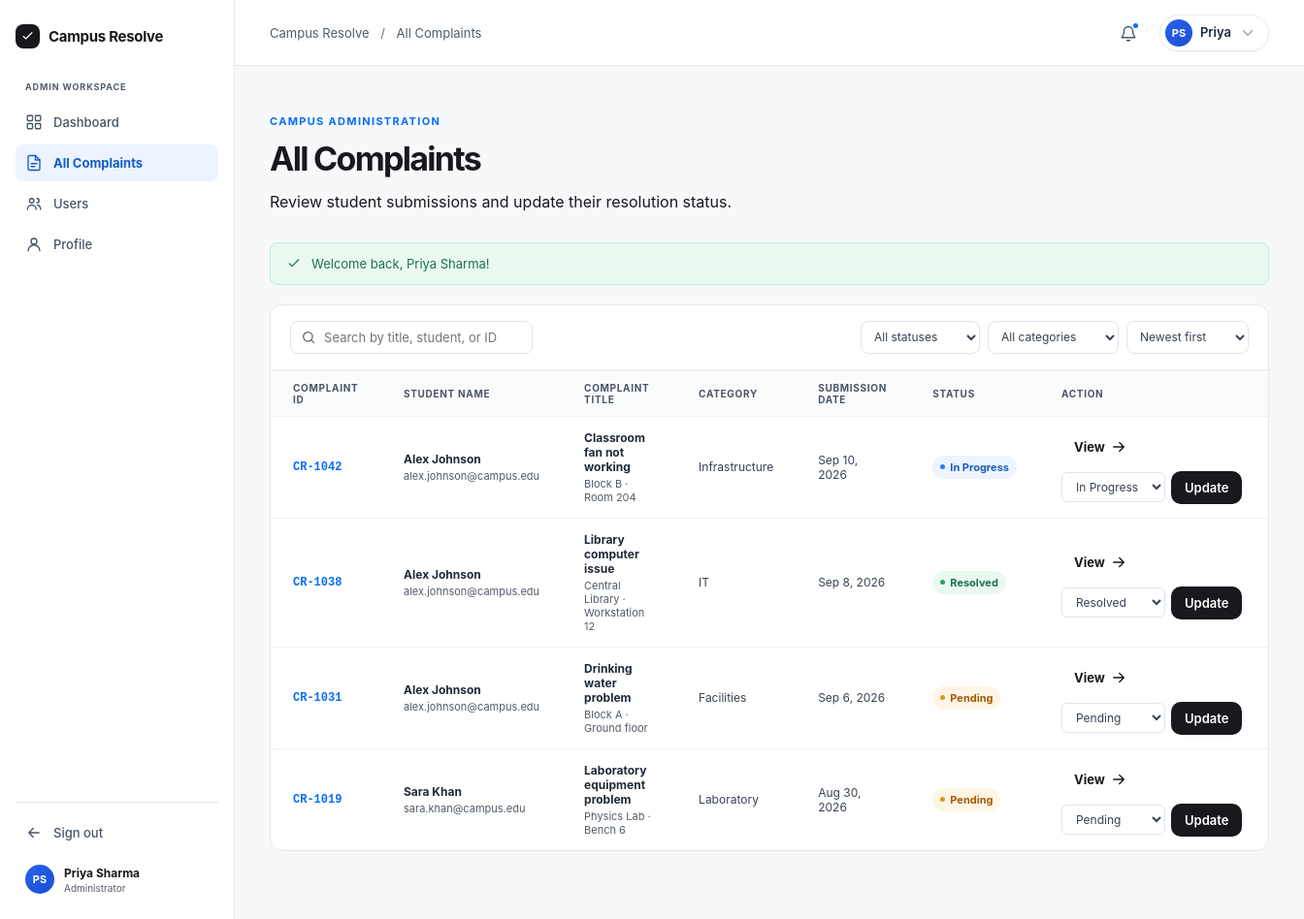
/admin/complaints.php (signed in), run on the app's committed database.
### tables this page shows
CREATE TABLE `complaints` (
  `id` INT AUTO_INCREMENT PRIMARY KEY,
  `complaint_code` VARCHAR(20) NOT NULL UNIQUE,
  `user_id` INT NOT NULL,
  `title` VARCHAR(200) NOT NULL,
  `category` ENUM('Infrastructure', 'IT', 'Facilities', 'Laboratory', 'Other') NOT NULL,
  `location` VARCHAR(150) NOT NULL,
  `description` TEXT NOT NULL,
  `attachment` VARCHAR(255) DEFAULT NULL,
  `status` ENUM('Pending', 'In Progress', 'Resolved', 'Rejected') NOT NULL DEFAULT 'Pending',
  `created_at` DATETIME NOT NULL DEFAULT CURRENT_TIMESTAMP,
  `updated_at` DATETIME NOT NULL DEFAULT CURRENT_TIMESTAMP ON UPDATE CURRENT_TIMESTAMP,
  CONSTRAINT `fk_complaints_user` FOREIGN KEY (`user_id`) REFERENCES `users` (`id`) ON DELETE CASCADE
);

### includes/auth_check_admin.php (called while the page is built, shortened)
<?php
require_once __DIR__ . '/auth.php';
$base = $base ?? '../';

### includes/auth.php (called while the page is built, shortened)
<?php
function get_flash(bool $clearCache = false): ?array {
    static $cached = null;
    if (isset($_SESSION['flash'])) {
        $cached = $_SESSION['flash'];
    }
    return $cached;
}

### admin/complaints.php (the view, shortened to what this page needs)
<?php
$base = '../';
require_once __DIR__ . '/../config/db_connect.php';
require_once __DIR__ . '/../includes/auth.php';
require_once __DIR__ . '/../includes/auth_check_admin.php';
require_once __DIR__ . '/../includes/helpers.php';
$flash = get_flash();
$stmt = $pdo->prepare("
    SELECT
        c.id,
        c.complaint_code,
        c.user_id,
        c.title,
        c.category,
        c.location,
        c.description,
        c.status,
        c.created_at,
        c.updated_at,
        COALESCE(u.name, 'Unknown Student') AS student_name,
        COALESCE(u.email, '') AS student_email,
        COALESCE(u.user_code, '') AS student_code
    FROM `complaints` c
    LEFT JOIN `users` u ON c.user_id = u.id
    ORDER BY c.created_at DESC
");
$stmt->execute();
$complaints = $stmt->fetchAll();
function get_details_page_url(int $complaintId): string {
    if (file_exists(__DIR__ . '/complaint_details.php')) {
        return 'complaint_details.php?id=' . $complaintId;
    }
    return '#';
}
function render_complaint_status(string $status): string {
    return status_badge($status);
}
?>
<!doctype html>
<html lang="en">
  <head>
    <link rel="stylesheet" href="<?= $base ?>assets/css/styles.css?v=<?= time() ?>" />
  </head>
  <body>
    <div class="app-shell">
      <?php require __DIR__ . '/../includes/admin-sidebar.php'; ?>
      <div class="app-body">
        <?php require __DIR__ . '/../includes/header.php'; ?>
        <main id="main-content" class="app-main">
          <section class="page-head">
            <div>
              <p class="eyebrow">Campus administration</p>
              <h1>All Complaints</h1>
              <p>Review student submissions and update their resolution status.</p>
            </div>
          </section>
          <?php if ($flash): ?>
            <div class="alert-box <?= $flash['type'] === 'success' ? 'success' : 'error' ?>" role="status">
              <svg class="icon" width="16" height="16">
                <use href="<?= $base ?>icons.svg#<?= $flash['type'] === 'success' ? 'i-check' : 'i-close' ?>" />
              </svg>
              <span><?= e($flash['message']) ?></span>
            </div>
          <?php endif; ?>
          <section class="panel table-panel">
            <div class="table-controls">
              <label class="search-input">
                <svg class="icon"><use href="<?= $base ?>icons.svg#i-search" /></svg>
                <input
                  id="complaint-search"
                  placeholder="Search by title, student, or ID"
                  aria-label="Search complaints"
                />
              </label>
              <div class="filter-row">
                <select
                  data-complaint-filter="status"
                  aria-label="Filter by status"
                >
                  <option value="">All statuses</option>
                </select>
                <select
                  data-complaint-filter="category"
                  aria-label="Filter by category"
                >
                  <option value="">All categories</option>
                </select>
                <select data-complaint-sort aria-label="Sort complaints">
                  <option value="new">Newest first</option>
                </select>
              </div>
            </div>
            <div class="responsive-table">
              <table id="complaint-table" class="<?= empty($complaints) ? 'is-hidden' : '' ?>">
                <thead>
                  <tr>
                    <th>Complaint ID</th>
                    <th>Student Name</th>
                    <th>Complaint Title</th>
                    <th>Category</th>
                    <th>Submission Date</th>
                    <th>Status</th>
                    <th>Action</th>
                  </tr>
                </thead>
                <tbody>
                  <?php foreach ($complaints as $c):
                    $detailUrl = get_details_page_url((int)$c['id']);
                    $curStatus = $c['status'];
                  ?>
                    <tr
                      data-complaint-id="<?= (int)$c['id'] ?>"
                      data-status="<?= e($c['status']) ?>"
                      data-category="<?= e($c['category']) ?>"
                      data-date="<?= (int)strtotime($c['created_at']) ?>"
                    >
                      <td data-label="Complaint ID">
                        <a class="id-link" href="<?= e($detailUrl) ?>">
                          <?= e($c['complaint_code']) ?>
                        </a>
                      </td>
                      <td data-label="Student Name">
                        <strong><?= e($c['student_name']) ?></strong>
                        <small><?= e($c['student_email'] ?: $c['student_code']) ?></small>
                      </td>
                      <td data-label="Complaint Title">
                        <a href="<?= e($detailUrl) ?>" style="text-decoration: none; color: inherit;">
                          <strong><?= e($c['title']) ?></strong>
                        </a>
                        <small><?= e($c['location']) ?></small>
                      </td>
                      <td data-label="Category">
                        <?= e($c['category']) ?>
                      </td>
                      <td data-label="Submission Date">
                        <?= e(format_date($c['created_at'], true)) ?>
                      </td>
                      <td data-label="Status">
                        <?= render_complaint_status($curStatus) ?>
                      </td>
                      <td data-label="Action">
                        <div class="action-cluster">
                          <?php if ($detailUrl !== '#'): ?>
                            <a class="button small secondary view-link" href="<?= e($detailUrl) ?>">
                              View
                              <svg class="icon" width="14" height="14">
                                <use href="<?= $base ?>icons.svg#i-arrow" />
                              </svg>
                            </a>
                          <?php endif; ?>
                          <form method="POST" action="complaints.php" class="status-form">
                            <select name="status" class="status-select" aria-label="Update status for <?= e($c['complaint_code']) ?>">
                              <option value="Pending" <?= ($curStatus === 'Pending') ? 'selected' : '' ?>>Pending</option>
                              <option value="In Progress" <?= ($curStatus === 'In Progress' || $curStatus === 'Approved') ? 'selected' : '' ?>>In Progress</option>
                              <option value="Resolved" <?= ($curStatus === 'Resolved' || $curStatus === 'Completed') ? 'selected' : '' ?>>Resolved</option>
                            </select>
                            <button type="submit" class="button small primary">
                              Update
                            </button>
                          </form>
                        </div>
                      </td>
                    </tr>
                  <?php endforeach; ?>
                </tbody>
              </table>
            </div>
          </section>
        </main>
      </div>
    </div>
    <?php require __DIR__ . '/../includes/footer.php'; ?>

### includes/helpers.php (shortened to what this page needs)
<?php
function e(?string $str): string {
    return htmlspecialchars((string)$str, ENT_QUOTES, 'UTF-8');
}
function status_badge(string $status): string {
    $normalized = strtolower(trim($status));
    $cls = 'pending';
    $label = 'Pending';
    if ($normalized === 'in progress' || $normalized === 'in-progress' || $normalized === 'under review') {
        $cls = 'in-progress';
        $label = 'In Progress';
    } elseif ($normalized === 'resolved' || $normalized === 'completed') {
        $cls = 'resolved';
        $label = 'Resolved';
    } elseif ($normalized === 'rejected') {
        $cls = 'rejected';
        $label = 'Rejected';
    }
    return '<span class="status ' . e($cls) . '"><i></i>' . e($label) . '</span>';
}
function format_date(?string $datetime, bool $includeYear = false): string {
    $timestamp = strtotime($datetime);
    return date($includeYear ? 'M j, Y' : 'M j', $timestamp);
}

### assets/css/styles.css (style rules this page uses)
:root { --ink: #17191d; --muted: #69707b; --soft: #f5f6f7; --canvas: #fbfbfc; --line: #e6e8eb; --blue: #0a6ef6; --amber: #b76a00; --green: #16835d; --indigo: #4f46e5; --red: #d92d20; --ease-out: cubic-bezier(0.23, 1, 0.32, 1); --ease-in-out: cubic-bezier(0.77, 0, 0.175, 1); font-family: Inter, -apple-system, BlinkMacSystemFont, "Segoe UI", sans-serif; color: var(--ink); background: var(--canvas); font-synthesis: none; }
* { box-sizing: border-box; }
html { scroll-behavior: smooth; }
body { margin: 0; min-width: 320px; background: var(--canvas); }
button, input, textarea, select { font: inherit; }
button { cursor: pointer; }
.icon { display: inline-block; fill: none; stroke: currentColor; stroke-width: 1.8; stroke-linecap: round; stroke-linejoin: round; vertical-align: middle; }
.button { border: 1px solid transparent; border-radius: 10px; padding: 11px 16px; font-weight: 600; font-size: 14px; display: inline-flex; align-items: center; justify-content: center; gap: 8px; transition: transform 160ms var(--ease-out), background-color 180ms ease, border-color 180ms ease, color 180ms ease; text-decoration: none; }
.button.primary { background: var(--ink); color: #fff; }
.button.secondary { background: #fff; color: var(--ink); border-color: var(--line); }
.button.small { padding: 8px 13px; font-size: 13px; }
.eyebrow { color: var(--blue); text-transform: uppercase; font-size: 11px; font-weight: 750; letter-spacing: 0.12em; margin: 0 0 14px; }
.text-button, .view-link, .id-link { border: 0; background: transparent; color: var(--blue); font-size: 14px; font-weight: 650; display: inline-flex; gap: 5px; align-items: center; padding: 3px 0; text-decoration: none; }
.id-link { font-family: ui-monospace, SFMono-Regular, Consolas, monospace; font-size: 12px; }
.status { display: inline-flex; align-items: center; gap: 5px; padding: 5px 8px; border-radius: 20px; font-size: 11px; font-weight: 650; white-space: nowrap; }
.status i { width: 5px; height: 5px; border-radius: 50%; }
.status.pending { background: #fff5e7; color: #a45b00; }
.status.pending i { background: #de941e; }
.status.in-progress { background: #edf3ff; color: #1d5dbb; }
.status.in-progress i { background: #287cff; }
.status.resolved { background: #eaf8f0; color: #19734f; }
.status.resolved i { background: #26a269; }
.app-shell { min-height: 100vh; display: grid; grid-template-columns: 242px 1fr; background: #f7f8fa; }
.app-body { grid-column: 2; }
.app-main { padding: 50px 36px 70px; max-width: 1440px; margin: auto; width: 100%; }
.page-head { margin-bottom: 32px; }
.page-head h1 { font-size: 34px; letter-spacing: -0.05em; line-height: 1.05; margin: 0 0 9px; }
.panel { background: #fff; border: 1px solid var(--line); border-radius: 13px; }
.responsive-table { overflow-x: auto; }
table { border-collapse: collapse; width: 100%; min-width: 625px; }
th { text-align: left; color: #475467; font-size: 10px; text-transform: uppercase; letter-spacing: 0.07em; font-weight: 750; background: #fafbfb; padding: 11px 23px; border-top: 1px solid #eef0f2; border-bottom: 1px solid #eef0f2; }
td { padding: 14px 23px; border-bottom: 1px solid #f0f1f3; color: #374151; font-size: 12px; }
tr:last-child td { border: 0; }
td strong, td small { display: block; }
td strong { color: #1f2937; font-size: 12px; font-weight: 650; }
td small { color: #525c6a; font-size: 11px; margin-top: 3px; }
.view-link { font-size: 12px; white-space: nowrap; }
.table-panel { overflow: hidden; }
.table-controls { padding: 16px 20px; display: flex; gap: 12px; justify-content: space-between; border-bottom: 1px solid #edf0f2; }
.search-input { display: flex; align-items: center; gap: 8px; border: 1px solid #dfe3e8; border-radius: 8px; padding: 0 10px; min-width: 250px; color: #525c6a; }
.search-input input { border: 0; outline: 0; padding: 8px 0; font-size: 13px; min-width: 0; width: 100%; background: transparent; }
.filter-row { display: flex; gap: 8px; }
.filter-row select { border: 1px solid #dfe3e8; border-radius: 8px; background: #fff; padding: 7px 26px 7px 9px; color: #374151; font-size: 12px; }
.side-link .icon, .mobile-menu .icon, .icon-button .icon, .button .icon, .stat-icon .icon, .help-icon .icon, .response-icon .icon, .modal-close .icon, .user-menu .icon, .search-input .icon, .attachment .icon { width: 18px; height: 18px; }
a { color: inherit; text-decoration: none; }

### data on the page
complaints: complaint_code "CR-1042", student_name "Alex Johnson", student_code "alex.johnson@campus.edu", title "Classroom fan not working", location "Block B · Room 204", category "Infrastructure", created_at "Sep 10, 2026", status "In Progress"
complaints: complaint_code "CR-1038", student_name "Alex Johnson", student_code "alex.johnson@campus.edu", title "Library computer issue", location "Central Library · Workstation 12", category "IT", created_at "Sep 8, 2026", status "Resolved"
complaints: complaint_code "CR-1031", student_name "Alex Johnson", student_code "alex.johnson@campus.edu", title "Drinking water problem", location "Block A · Ground floor", category "Facilities", created_at "Sep 6, 2026", status "Pending"
complaints: complaint_code "CR-1019", student_name "Sara Khan", student_code "sara.khan@campus.edu", title "Laboratory equipment problem", location "Physics Lab · Bench 6", category "Laboratory", created_at "Aug 30, 2026", status "Pending"

### other printed values
$initials "PS"
$name "Priya Sharma"
$crumb_title "All Complaints"
$first_name "Priya"
$flash['message'] "Welcome back, Priya Sharma!"
